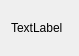
<?xml version="1.0" encoding="UTF-8"?>
<ui version="4.0">
 <class>MatWidget</class>
 <widget class="QWidget" name="MatWidget">
  <property name="geometry">
   <rect>
    <x>0</x>
    <y>0</y>
    <width>79</width>
    <height>56</height>
   </rect>
  </property>
  <property name="windowTitle">
   <string>Form</string>
  </property>
  <layout class="QHBoxLayout" name="horizontalLayout">
   <item>
    <widget class="QLabel" name="label">
     <property name="styleSheet">
      <string notr="true">font: 75 14pt &quot;Comic Sans MS&quot;;</string>
     </property>
     <property name="text">
      <string>TextLabel</string>
     </property>
    </widget>
   </item>
   <item>
    <layout class="QGridLayout" name="gridLayout"/>
   </item>
   <item>
    <spacer name="horizontalSpacer">
     <property name="orientation">
      <enum>Qt::Horizontal</enum>
     </property>
     <property name="sizeHint" stdset="0">
      <size>
       <width>40</width>
       <height>20</height>
      </size>
     </property>
    </spacer>
   </item>
  </layout>
 </widget>
 <resources/>
 <connections/>
</ui>
